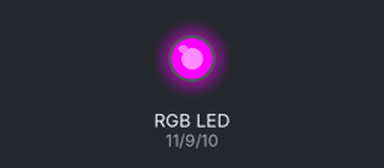
The sketch below on a simulated Arduino Uno, built with avr-gcc and run on an emulated ATmega328P. Shown: an RGB LED mixed from three pins (HIGH = lit).

Above: at 0.05 s.
At 0.75 s:
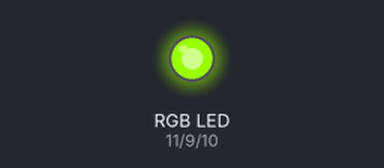
At 1.45 s:
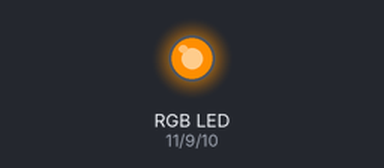
Timing chart, 0 to 3.5 s (numbered marks = the images above):
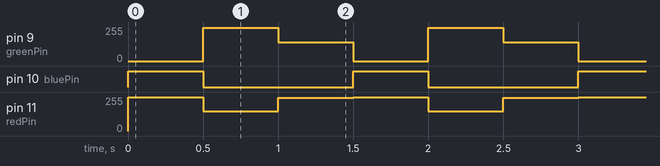

The sketch:

exemplo3.ino
```cpp
int redPin = 11;
int bluePin = 10;
int greenPin = 9;


void cor (int red, int blue, int green) {
  analogWrite(redPin, red);
  analogWrite(bluePin, blue);
  analogWrite(greenPin, green);
}
void setup() {
  pinMode(redPin,OUTPUT);
  pinMode(bluePin, OUTPUT);
  pinMode(greenPin, OUTPUT);
}

void loop () {
  cor (255, 255, 0);
  delay(500);
   cor (150, 0, 250);
   delay(500);
   cor (250, 0, 140);
   delay(500);
}
```

Measured:
- by itself, pin 9 (greenPin): repeats every 1.5 s: 140/255 0.50 s, 0/255 0.50 s, 250/255 0.50 s
- by itself, pin 10 (bluePin): alternates HIGH for 0.50 s and LOW for 1.0 s
- by itself, pin 11 (redPin): repeats every 1.5 s: 150/255 0.50 s, 250/255 0.50 s, 255/255 0.50 s
